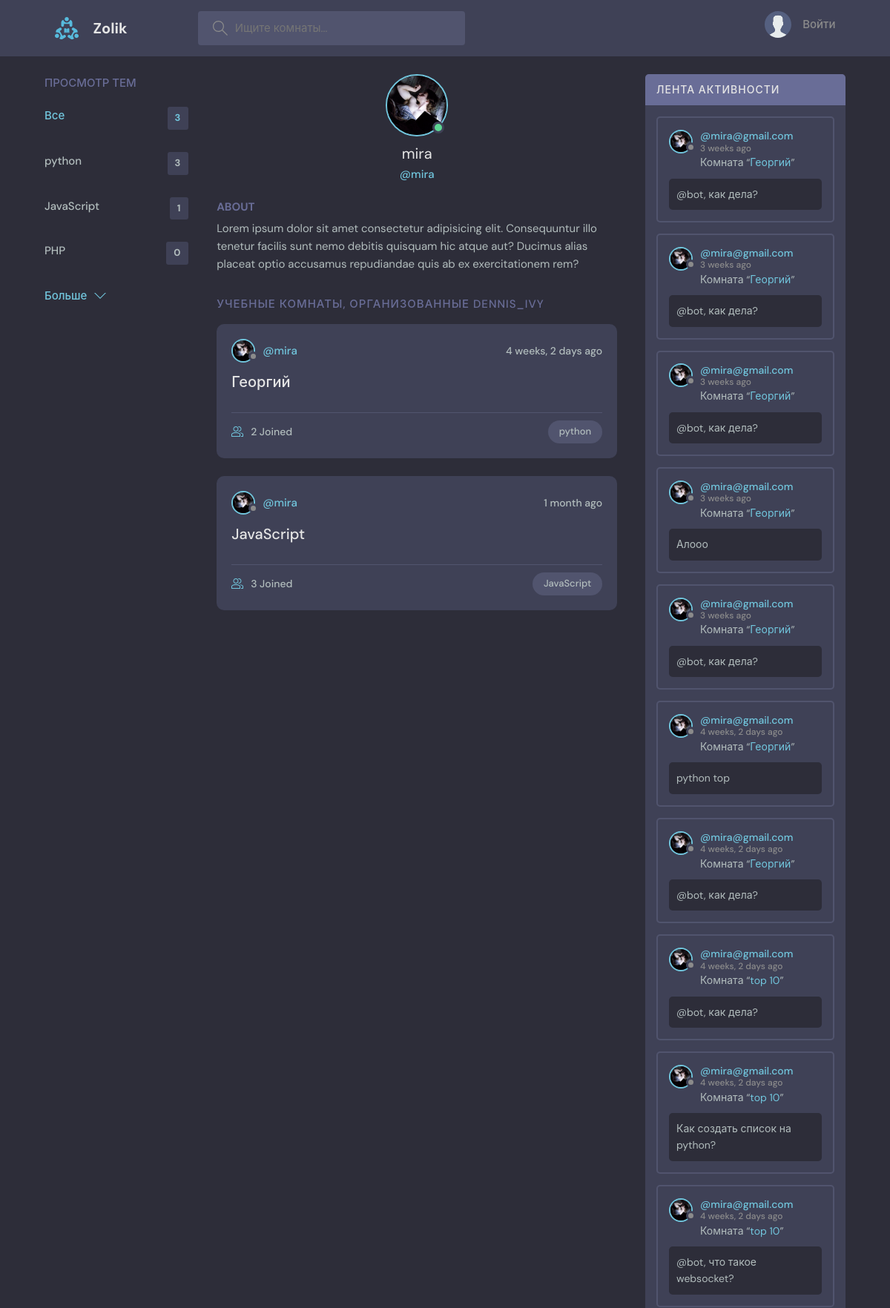
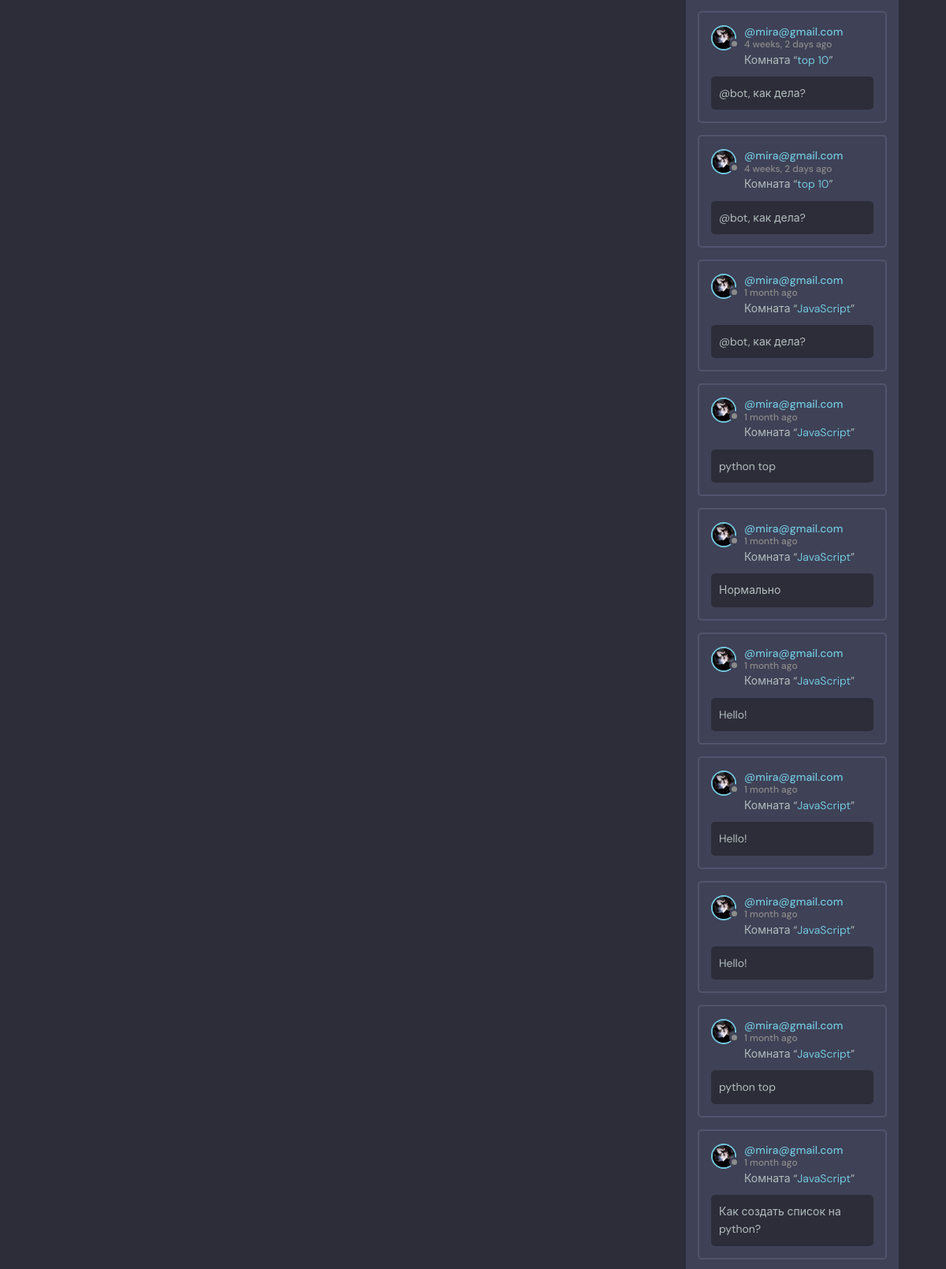
The app's page /profile/2/ (upper part) with its own data (2 pictures, top to bottom).
### base/models.py (models this page shows, shortened)
class Topic(models.Model):
    name = models.CharField(max_length=200)

class User(AbstractUser):
    name = models.CharField(max_length=200, null=True)
    email = models.EmailField(unique=True, null=True)
    bio = models.TextField(null=True)
    avatar = models.ImageField(null=True, default="avatar.svg")
    USERNAME_FIELD = 'email'
    REQUIRED_FIELDS = []

class Room(models.Model):
    host = models.ForeignKey(User, on_delete=models.SET_NULL, null=True)
    topic = models.ForeignKey(Topic, on_delete=models.SET_NULL, null=True)
    name = models.CharField(max_length=200)
    description = models.TextField(null=True, blank=True)
    participants = models.ManyToManyField(User, related_name='participants', blank=True)
    updated = models.DateTimeField(auto_now=True)
    created = models.DateTimeField(auto_now_add=True)
    class Meta:
        ordering = ['-updated', '-created']
    def __str__(self):
        return self.name

class Message(models.Model):
    user = models.ForeignKey(User, on_delete=models.CASCADE)
    room = models.ForeignKey(Room, on_delete=models.CASCADE)
    body = models.TextField()
    updated = models.DateTimeField(auto_now=True)
    created = models.DateTimeField(auto_now_add=True)
    class Meta:
        ordering = ['-updated', '-created']

### base/views.py (the view)
# urls.py: path('profile/<str:pk>/', views.userProfile, name="user-profile"),
def userProfile(request, pk):
    user = User.objects.get(id=pk)
    rooms = user.room_set.all()
    room_messages = user.message_set.all()
    topics = Topic.objects.all()
    context = {'user': user, 'rooms': rooms, 'room_messages': room_messages, 'topics': topics}
    return render(request, 'base/profile.html', context)

### base/templates/base/profile.html (shortened to what this page needs)
{% extends "main.html" %}
{% block content %}
<main class="profile-page layout layout--3">
  <div class="container">
    {% include "base/topics_component.html" %}
    <div class="roomList">
      <div class="profile">
        <div class="profile__avatar">
          <div class="avatar avatar--large active">
            <img src="{{user.avatar.url}}" />
          </div>
        </div>
        <div class="profile__info">
          <h3>{{user.username}}</h3>
          <p>@{{user.username}}</p>
        </div>
        <div class="profile__about">
          <h3>About</h3>
          <p>
            Lorem ipsum dolor sit amet consectetur adipisicing elit. Consequuntur illo tenetur
            facilis sunt nemo debitis quisquam hic atque aut? Ducimus alias placeat optio
            accusamus repudiandae quis ab ex exercitationem rem?
          </p>
        </div>
      </div>
      <div class="roomList__header">
        <div>
          <h2>УЧЕБНЫЕ КОМНАТЫ, ОРГАНИЗОВАННЫЕ DENNIS_IVY</a>
          </h2>
        </div>
      </div>
      {% include 'base/feed_component.html' %}
    </div>
    {% include "base/activity_component.html" %}
  </div>
</main>
{% endblock content %}

### base/templates/base/topics_component.html
<div class="topics">
    <div class="topics__header">
      <h2>Просмотр тем</h2>
    </div>
    <ul class="topics__list">
      <li>
        <a href="{% url 'home' %}" class="active">Все <span>{{topics.count}}</span></a>
      </li>
      {% for topic in topics %}
      <li>
        <a href="{% url 'home' %}?q={{topic.name}}">{{topic.name}} <span>{{topic.room_set.all.count}}</span></a>
      </li>
      {% endfor %}
    </ul>
    <a class="btn btn--link" href="topics.html">
      Больше
      <svg version="1.1" xmlns="http://www.w3.org/2000/svg" width="32" height="32" viewBox="0 0 32 32">
        <title>chevron-down</title>
        <path d="M16 21l-13-13h-3l16 16 16-16h-3l-13 13z"></path>
      </svg>
    </a>
</div>

### base/templates/base/feed_component.html (shortened to what this page needs)
{% for room in rooms %}
<div class="roomListRoom">
    <div class="roomListRoom__header">
      <a href="{% url 'user-profile' room.host.id %}" class="roomListRoom__author">
        <div class="avatar avatar--small">
          <img src="{{room.host.avatar.url}}" />
        </div>
        <span>@{{room.host.username}}</span>
      </a>
      <div class="roomListRoom__actions">
        <span>{{room.created|timesince}} ago</span>
      </div>
    </div>
    <div class="roomListRoom__content">
      <a href="{% url 'room' room.id %}">{{room.name}}</a>
    </div>
    <div class="roomListRoom__meta">
      <a href="{% url 'room' room.id %}" class="roomListRoom__joined">
        {{room.participants.all.count}} Joined
      </a>
      <p class="roomListRoom__topic">{{room.topic.name}}</p>
    </div>
</div>
{% endfor %}

### base/templates/base/activity_component.html (shortened to what this page needs)
<div class="activities">
    <div class="activities__header">
        <h2>Лента активности</h2>
    </div>
    {% for message in room_messages %}
    <div class="activities__box">
        <div class="activities__boxHeader roomListRoom__header">
            <a href="{% url "user-profile" message.user.id %}" class="roomListRoom__author">
                <div class="avatar avatar--small">
                    <img src="{{message.user.avatar.url}}" />
                </div>
                <p>
                    @{{message.user}}
                    <span>{{message.created|timesince}} ago</span>
                </p>
            </a>
        </div>
        <div class="activities__boxContent">
            <p>Комната “<a href="{% url 'room' message.room.id %}">{{message.room}}</a>”</p>
            <div class="activities__boxRoomContent">
                {{message.body}}
            </div>
        </div>
    </div>
    {% endfor %}
</div>

### records on screen
Topic: name "python", room_set.all.count "3"
Topic: name "JavaScript", room_set.all.count "1"
Topic: name "PHP", room_set.all.count "0"
User: avatar (picture), username "mira"
Room: host.avatar (picture), host.username "mira", created "4 weeks, 2 days", name "Георгий", participants.all.count "2", topic.name "python"
Room: host.avatar (picture), host.username "mira", created "1 month", name "JavaScript", participants.all.count "3", topic.name "JavaScript"
Message: user.avatar (picture), user "mira@gmail.com", created "3 weeks", room "Георгий", body "@bot, как дела?"
Message: user.avatar (picture), user "mira@gmail.com", created "3 weeks", room "Георгий", body "@bot, как дела?"
Message: user.avatar (picture), user "mira@gmail.com", created "3 weeks", room "Георгий", body "@bot, как дела?"
Message: user.avatar (picture), user "mira@gmail.com", created "3 weeks", room "Георгий", body "Алооо"
Message: user.avatar (picture), user "mira@gmail.com", created "3 weeks", room "Георгий", body "@bot, как дела?"
Message: user.avatar (picture), user "mira@gmail.com", created "4 weeks, 2 days", room "Георгий", body "python top"
Message: user.avatar (picture), user "mira@gmail.com", created "4 weeks, 2 days", room "Георгий", body "@bot, как дела?"
Message: user.avatar (picture), user "mira@gmail.com", created "4 weeks, 2 days", room "top 10", body "@bot, как дела?"
Message: user.avatar (picture), user "mira@gmail.com", created "4 weeks, 2 days", room "top 10", body "Как создать список на python?"
Message: user.avatar (picture), user "mira@gmail.com", created "4 weeks, 2 days", room "top 10", body "@bot, что такое websocket?"
Message: user.avatar (picture), user "mira@gmail.com", created "4 weeks, 2 days", room "top 10", body "@bot, как дела?"
Message: user.avatar (picture), user "mira@gmail.com", created "4 weeks, 2 days", room "top 10", body "@bot, как дела?"
Message: user.avatar (picture), user "mira@gmail.com", created "1 month", room "JavaScript", body "@bot, как дела?"
Message: user.avatar (picture), user "mira@gmail.com", created "1 month", room "JavaScript", body "python top"
Message: user.avatar (picture), user "mira@gmail.com", created "1 month", room "JavaScript", body "Нормально"
Message: user.avatar (picture), user "mira@gmail.com", created "1 month", room "JavaScript", body "Hello!"
Message: user.avatar (picture), user "mira@gmail.com", created "1 month", room "JavaScript", body "Hello!"
Message: user.avatar (picture), user "mira@gmail.com", created "1 month", room "JavaScript", body "Hello!"
Message: user.avatar (picture), user "mira@gmail.com", created "1 month", room "JavaScript", body "python top"
Message: user.avatar (picture), user "mira@gmail.com", created "1 month", room "JavaScript", body "Как создать список на python?"

### other values on screen
{{ topics.count }} "3"
